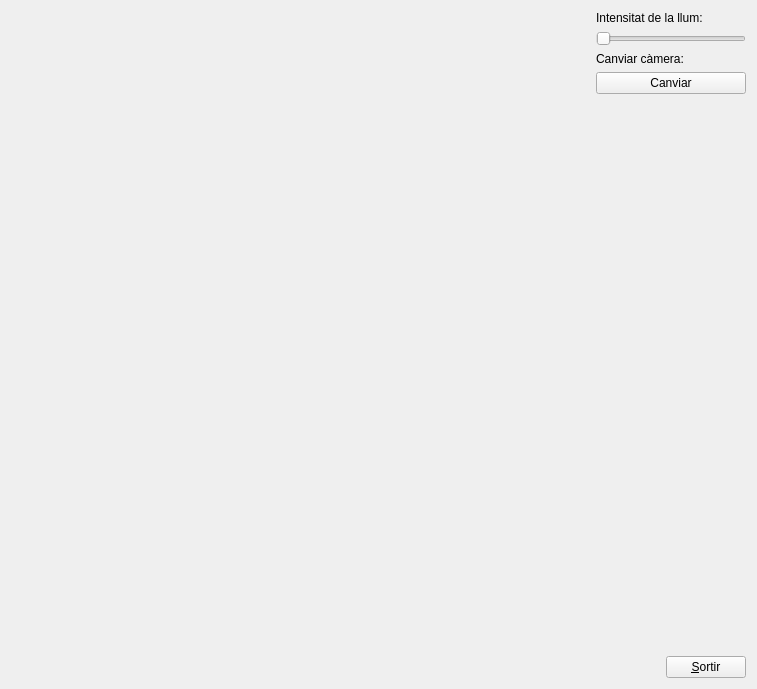
<?xml version="1.0" encoding="UTF-8"?>
<ui version="4.0">
 <class>MyForm</class>
 <widget class="QWidget" name="MyForm">
  <property name="geometry">
   <rect>
    <x>0</x>
    <y>0</y>
    <width>757</width>
    <height>689</height>
   </rect>
  </property>
  <property name="windowTitle">
   <string>IDI-Lab</string>
  </property>
  <layout class="QHBoxLayout" name="horizontalLayout">
   <item>
    <widget class="NouGLWidget" name="widget" native="true">
     <property name="sizePolicy">
      <sizepolicy hsizetype="Expanding" vsizetype="Expanding">
       <horstretch>0</horstretch>
       <verstretch>0</verstretch>
      </sizepolicy>
     </property>
    </widget>
   </item>
   <item>
    <layout class="QVBoxLayout" name="verticalLayout">
     <item>
      <widget class="QLabel" name="label">
       <property name="text">
        <string>Intensitat de la llum:</string>
       </property>
      </widget>
     </item>
     <item>
      <widget class="QSlider" name="horizontalSlider">
       <property name="sizePolicy">
        <sizepolicy hsizetype="Maximum" vsizetype="Fixed">
         <horstretch>0</horstretch>
         <verstretch>0</verstretch>
        </sizepolicy>
       </property>
       <property name="maximumSize">
        <size>
         <width>200</width>
         <height>16777215</height>
        </size>
       </property>
       <property name="maximum">
        <number>10</number>
       </property>
       <property name="orientation">
        <enum>Qt::Horizontal</enum>
       </property>
      </widget>
     </item>
     <item>
      <widget class="QLabel" name="label_2">
       <property name="text">
        <string>Canviar càmera:</string>
       </property>
      </widget>
     </item>
     <item>
      <widget class="QPushButton" name="pushButton_2">
       <property name="maximumSize">
        <size>
         <width>150</width>
         <height>16777215</height>
        </size>
       </property>
       <property name="text">
        <string>Canviar</string>
       </property>
      </widget>
     </item>
     <item>
      <spacer name="verticalSpacer">
       <property name="orientation">
        <enum>Qt::Vertical</enum>
       </property>
       <property name="sizeHint" stdset="0">
        <size>
         <width>20</width>
         <height>40</height>
        </size>
       </property>
      </spacer>
     </item>
     <item>
      <layout class="QHBoxLayout" name="horizontalLayout_3">
       <property name="leftMargin">
        <number>0</number>
       </property>
       <property name="topMargin">
        <number>0</number>
       </property>
       <property name="rightMargin">
        <number>0</number>
       </property>
       <item>
        <spacer name="horizontalSpacer">
         <property name="orientation">
          <enum>Qt::Horizontal</enum>
         </property>
         <property name="sizeType">
          <enum>QSizePolicy::Maximum</enum>
         </property>
         <property name="sizeHint" stdset="0">
          <size>
           <width>70</width>
           <height>20</height>
          </size>
         </property>
        </spacer>
       </item>
       <item>
        <widget class="QPushButton" name="pushButton">
         <property name="sizePolicy">
          <sizepolicy hsizetype="Fixed" vsizetype="Fixed">
           <horstretch>0</horstretch>
           <verstretch>0</verstretch>
          </sizepolicy>
         </property>
         <property name="text">
          <string>&amp;Sortir</string>
         </property>
        </widget>
       </item>
      </layout>
     </item>
    </layout>
   </item>
  </layout>
 </widget>
 <customwidgets>
  <customwidget>
   <class>NouGLWidget</class>
   <extends>QWidget</extends>
   <header>NouGLWidget.h</header>
   <container>1</container>
   <slots>
    <signal>actualitzaSlider(int)</signal>
    <slot>setIntensitat(int)</slot>
    <slot>setCamera()</slot>
   </slots>
  </customwidget>
 </customwidgets>
 <resources/>
 <connections>
  <connection>
   <sender>pushButton</sender>
   <signal>clicked()</signal>
   <receiver>MyForm</receiver>
   <slot>close()</slot>
   <hints>
    <hint type="sourcelabel">
     <x>745</x>
     <y>677</y>
    </hint>
    <hint type="destinationlabel">
     <x>756</x>
     <y>529</y>
    </hint>
   </hints>
  </connection>
  <connection>
   <sender>horizontalSlider</sender>
   <signal>valueChanged(int)</signal>
   <receiver>widget</receiver>
   <slot>setIntensitat(int)</slot>
   <hints>
    <hint type="sourcelabel">
     <x>592</x>
     <y>46</y>
    </hint>
    <hint type="destinationlabel">
     <x>498</x>
     <y>46</y>
    </hint>
   </hints>
  </connection>
  <connection>
   <sender>widget</sender>
   <signal>actualitzaSlider(int)</signal>
   <receiver>horizontalSlider</receiver>
   <slot>setValue(int)</slot>
   <hints>
    <hint type="sourcelabel">
     <x>523</x>
     <y>21</y>
    </hint>
    <hint type="destinationlabel">
     <x>650</x>
     <y>51</y>
    </hint>
   </hints>
  </connection>
  <connection>
   <sender>pushButton_2</sender>
   <signal>clicked()</signal>
   <receiver>widget</receiver>
   <slot>setCamera()</slot>
   <hints>
    <hint type="sourcelabel">
     <x>703</x>
     <y>107</y>
    </hint>
    <hint type="destinationlabel">
     <x>541</x>
     <y>198</y>
    </hint>
   </hints>
  </connection>
 </connections>
</ui>
